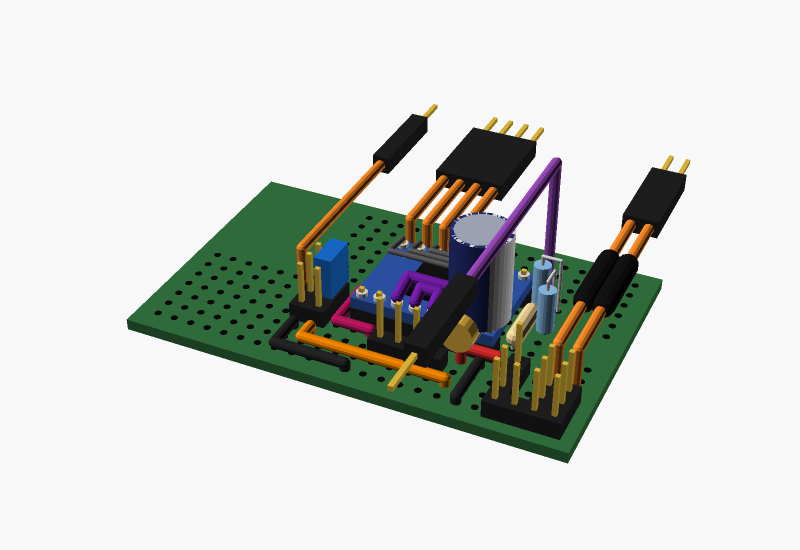
#> input picture docs/shield_3d_iso.png, 1600 x 1100 px (shown at 1/2 size)
$ python -i shield_render3d.py   (imports and definitions only)
#> lines starting #> are read from the running program, lines starting #| are printed output that depends on the picture
"""3D render of the FINISHED proto shield, built from docs/shield_layout.json.

Writes an OpenSCAD model of the board as SHIELD_BUILD.md says it ends up
(carrier, headers, divider, jumper wires, Dupont leads; bottom-side copper and
solder bridges) and renders two PNGs with OpenSCAD's preview renderer:
  docs/shield_3d_top.png     - from above, the USB end on the LEFT
  docs/shield_3d_bottom.png  - from below (mirror image), the bridges

It is a picture of the INTENDED build, not of a real one: part sizes are
typical catalogue sizes, the board outline is the hole field plus a margin
(not the real shield outline), and the Dupont leads stop above their hole
because the Uno header positions are not in the layout file.

Usage: python scripts/shield_render3d.py [--layout docs/shield_layout.json]
       [--outdir docs] [--scad-only]
Exit 0 = both PNGs written; 1 = a check failed (printed as FAIL ...).
"""
from __future__ import annotations

import argparse
import json
import re
import subprocess
import sys
import tempfile
from pathlib import Path

ROOT = Path(__file__).resolve().parent.parent
sys.path.insert(0, str(Path(__file__).resolve().parent))
from render_scad import find_openscad  # noqa: E402
from shield_holemap import analyze  # noqa: E402

P = 2.54            # mm, hole pitch
BOARD_T = 1.6       # mm
MARGIN = 3.0        # mm of board around the outermost holes
IMG = (1600, 1100)
LABEL_MM = 1.8      # text height of the part labels in the bottom view
OFF_BOARD = 9.0     # mm a label may sit beyond the board edge
Z_LABEL_TOP = 40.0  # top-view labels float above every part (orthographic, so height does not show)
C_GHOST, C_GHOST_WIRE = "#9fe8ff", "#ffb0f0"   # bottom view: top-side part / wire outlines
RAIL_GND, RAIL_5V = "#111111", "#e53935"         # build-guide rail markers

# Carrier-top bridges (step 1), drawn as flat nested U's lying on the carrier:
# (pin a, pin b) -> (how far the U reaches in from the pin row, mm; wire dia, mm).
# Outer pin pairs reach further in so no two U's cross.
JOIN_SHAPE = {
    ("PWMA", "PWMB"): (4.2, 0.8), ("AIN2", "BIN2"): (3.0, 0.8), ("AIN1", "BIN1"): (1.8, 0.8),
    ("AO1", "BO1"): (3.6, 1.6), ("AO2", "BO2"): (1.9, 1.6),
}
CAP_C1 = (8.0, 12.5)   # 470 uF 25 V can, dia x length, mm (measured, hardware.md 2026-10-20)
JP1_CAP = ("UNO5V", "SERVO_V")   # JR: servo V+ from the Uno 5V

C_BOARD, C_COPPER, C_SOLDER = "#2f6b3a", "#c8873a", "#c9c9c9"
C_PLASTIC, C_PIN, C_CARRIER, C_CHIP = "#1d1d1d", "#d4af37", "#2a4f9e", "#111111"


def load(path: Path) -> dict:
    return json.loads(path.read_text(encoding="utf-8"))


class Geo:
    def __init__(self, data: dict):
        self.rows = data["grid"]["rows"]
        self.ri = {r: i for i, r in enumerate(self.rows)}

    def xy(self, hole: str) -> tuple[float, float]:
        r, c = hole.split("/")
        return int(c) * P, -self.ri[r] * P

    def rc(self, hole: str) -> tuple[int, int]:
        r, c = hole.split("/")
        return self.ri[r], int(c)


# [7 lines left out: function all_holes, not called in this run]


def f(v: float) -> str:
    return f"{v:.3f}"


# [4 lines left out: function seg, not called in this run]


def poly(pts, d, col) -> list[str]:
    return [seg(a, b, d, col) for a, b in zip(pts, pts[1:])]


def box(x0, y0, z0, x1, y1, z1, col) -> str:
    return (f'color("{col}") translate([{f(min(x0, x1))},{f(min(y0, y1))},{f(min(z0, z1))}]) '
            f'cube([{f(abs(x1 - x0))},{f(abs(y1 - y0))},{f(abs(z1 - z0))}]);')


def cyl(x, y, z, h, d, col, fn=24) -> str:
    return f'color("{col}") translate([{f(x)},{f(y)},{f(z)}]) cylinder(h={f(h)}, d={f(d)}, $fn={fn});'


# [345 lines left out: functions build_scad, _place_labels, not called in this run]


def _box_hits_circle(b, c, r) -> bool:
    nx, ny = max(b[0], min(c[0], b[2])), max(b[1], min(c[1], b[3]))
    return (nx - c[0]) ** 2 + (ny - c[1]) ** 2 < r * r


# [33 lines left out: functions _box_hits_seg, _grey, step_model, not called in this run]


FLOW_PHASES = {1: {"VBAT"}, 2: {"5V2"}, 3: {"UNO5V", "SERVO_V"},
               4: {"PWM", "DIR1", "DIR2", "STBY", "SERVO_SIG", "DIN_L", "DIN_R", "A0", "DIV_MID"},
               5: {"M1", "M2"}, 6: {"GND"}}


# [14 lines left out: function flow_model, not called in this run]


def _crop_to_content(png: Path, margin: int = 24) -> None:
    """Trim the empty background around a step render so it fills its guide panel.
    Pillow is already in the venv (matplotlib's dependency); only --steps uses it."""
#> called with png = '../docs/shield_3d_iso.png', margin = 24
    from PIL import Image, ImageChops
    im = Image.open(png).convert("RGB")
#> im is the input picture: PIL image 1600x1100 RGB; mean R, G, B 205.6, 208.8, 203.8
    bg = Image.new("RGB", im.size, im.getpixel((0, 0)))
#> bg: PIL image 1600x1100 RGB; every value is 248
    box = ImageChops.difference(im, bg).convert("L").point(lambda v: 255 if v > 12 else 0).getbbox()
#> box = (253, 208, 1381, 927)
    if box:
        x0, y0, x1, y1 = box
#> x0 = 253; y0 = 208; x1 = 1381; y1 = 927
        im.crop((max(0, x0 - margin), max(0, y0 - margin),
                 min(im.width, x1 + margin), min(im.height, y1 + margin))).save(png)
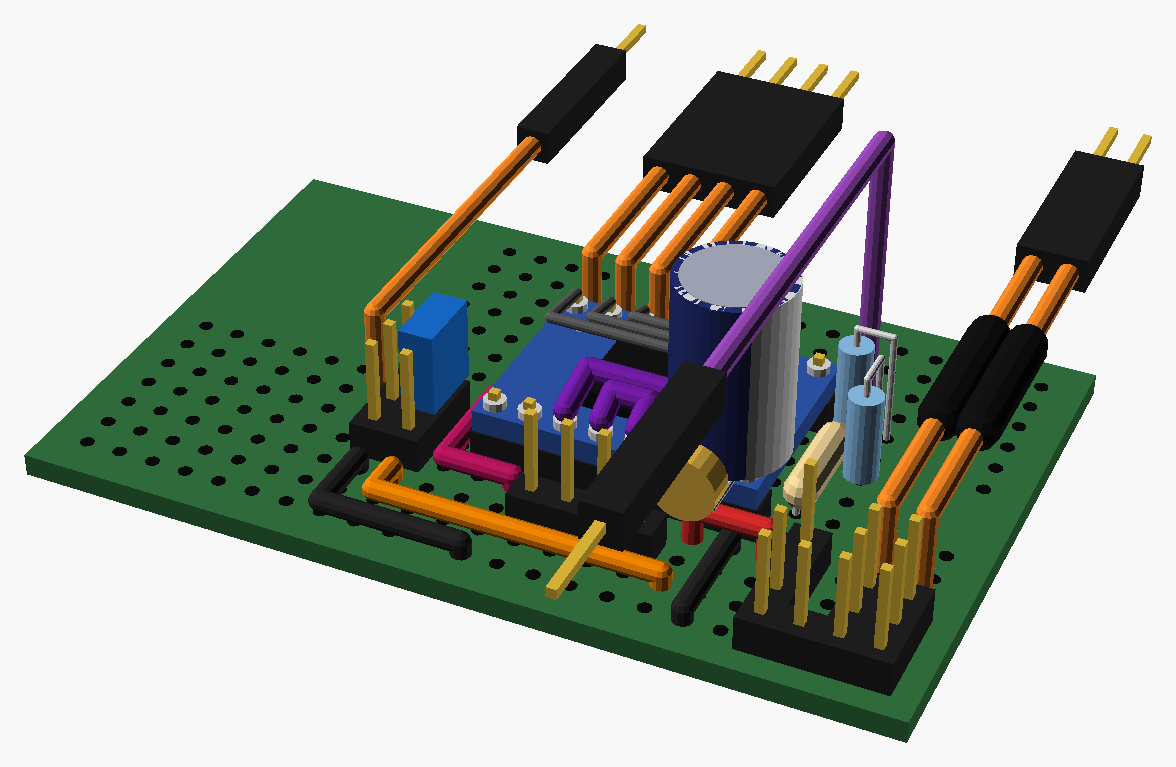
#> saved as shield_3d_iso.png: PIL image 1176x767 RGB; mean R, G, B 165.3, 171.6, 161.8


# [80 lines left out: functions render, main, not called in this run]


# [2 lines not run here, left out]

>>> result = _crop_to_content('../docs/shield_3d_iso.png')

$ run again, on docs/shield_test_card.png
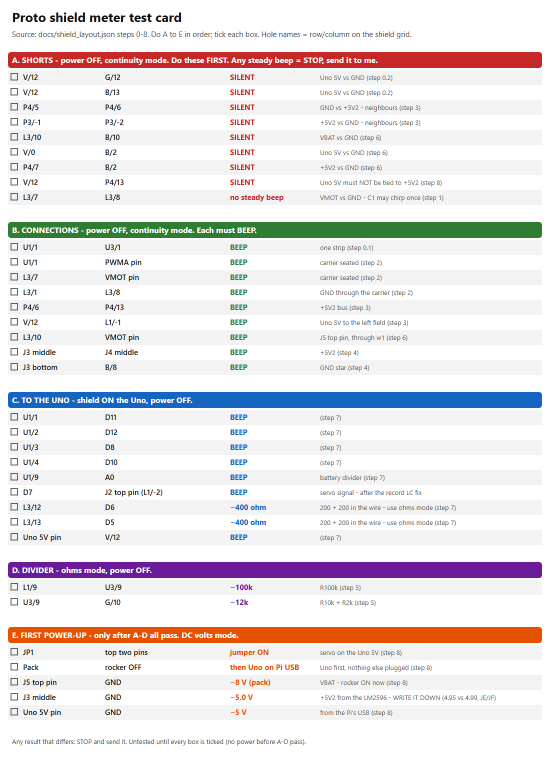
#> input picture docs/shield_test_card.png, 1100 x 1540 px (shown at 1/2 size)
#> in _crop_to_content, im is the input picture: PIL image 1100x1540 RGB; mean R, G, B 233.8, 229.4, 230.6
#> bg: PIL image 1100x1540 RGB; every value is 255
#> box = (16, 25, 1084, 1491)
#> x0 = 16; y0 = 25; x1 = 1084; y1 = 1491
#> in _crop_to_content, `im.crop((max(0, x0 - margin), max(0, y0 - margin), min(im.width, x1 + ..`:
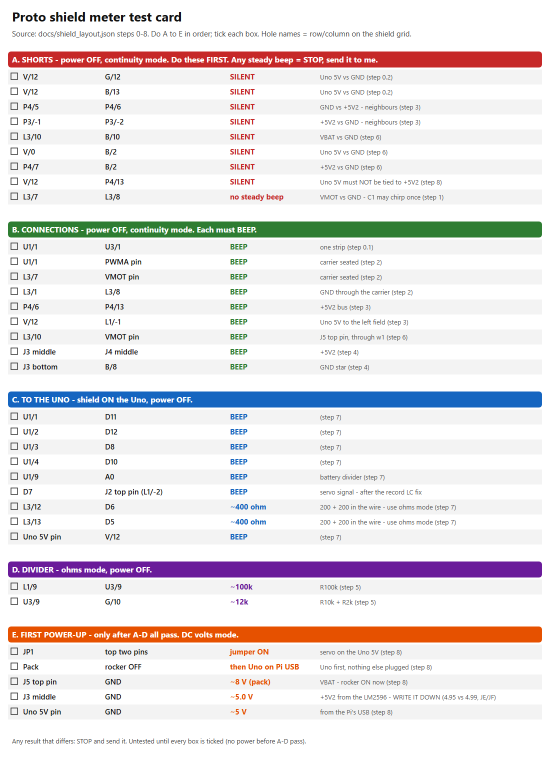
#> saved as shield_test_card.png: PIL image 1100x1514 RGB (shown at 1/2 size); mean R, G, B 233.4, 229, 230.2

$ run again, on docs/step2b_power_wiring.png
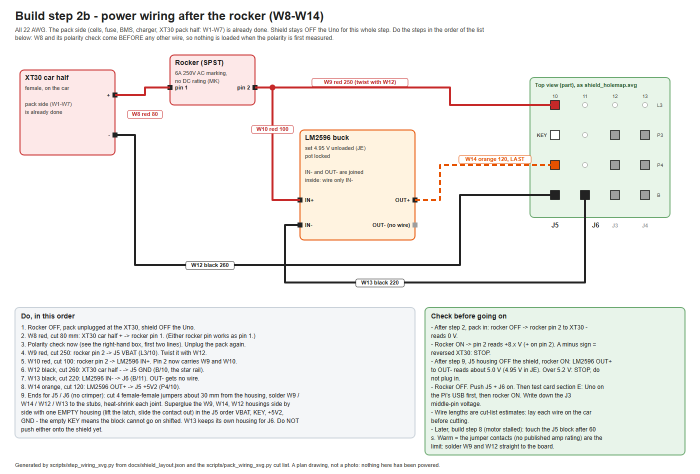
#> input picture docs/step2b_power_wiring.png, 1400 x 948 px (shown at 1/2 size)
#> in _crop_to_content, im is the input picture: PIL image 1400x948 RGB; mean R, G, B 240.2, 240.2, 237.7
#> bg: PIL image 1400x948 RGB; every value is 255
#> box = (29, 23, 1371, 936)
#> x0 = 29; y0 = 23; x1 = 1371; y1 = 936
#> in _crop_to_content, `im.crop((max(0, x0 - margin), max(0, y0 - margin), min(im.width, x1 + ..`:
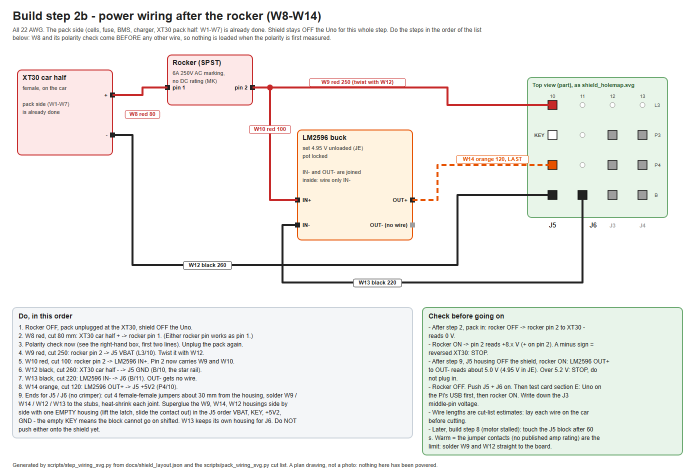
#> saved as step2b_power_wiring.png: PIL image 1390x948 RGB (shown at 1/2 size); mean R, G, B 240.1, 240.1, 237.5

$ run again, on docs/step5_motor_encoder.png
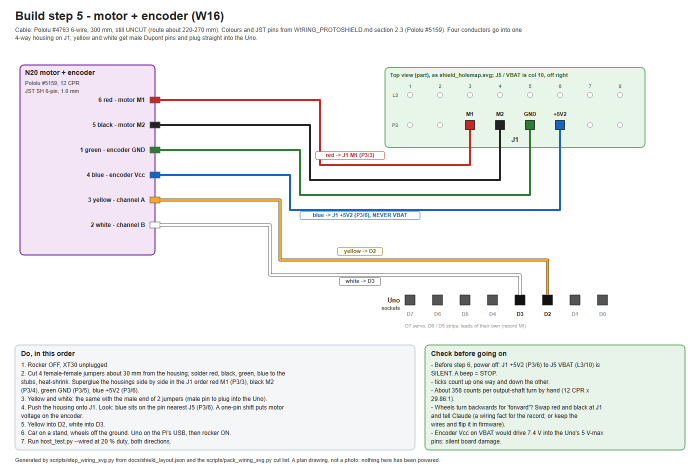
#> input picture docs/step5_motor_encoder.png, 1400 x 938 px (shown at 1/2 size)
#> in _crop_to_content, im is the input picture: PIL image 1400x938 RGB; mean R, G, B 239.9, 240.8, 240.4
#> bg: PIL image 1400x938 RGB; every value is 255
#> box = (29, 23, 1371, 926)
#> x0 = 29; y0 = 23; x1 = 1371; y1 = 926
#> in _crop_to_content, `im.crop((max(0, x0 - margin), max(0, y0 - margin), min(im.width, x1 + ..`:
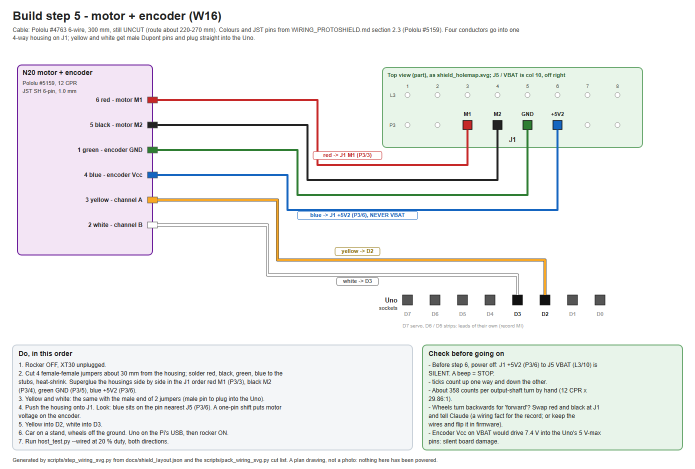
#> saved as step5_motor_encoder.png: PIL image 1390x938 RGB (shown at 1/2 size); mean R, G, B 239.8, 240.7, 240.3
